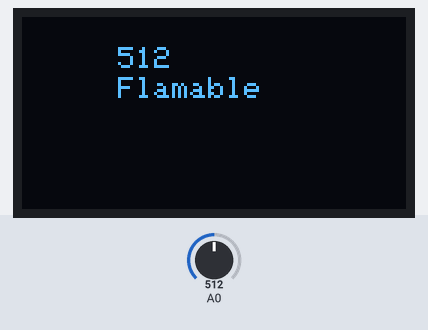
Simulated run of this sketch. Board: ESP8266 (Wemos D1 mini). Parts: 128×64 one-colour display. The test bench sets the inputs (shaded band); at power-on: A0 = 512. WiFi joins after 1.5 s; servers stay silent unless stated; the display library's start-up logo is not drawn; uploads are accepted with an empty reply; what the sketch prints to the serial monitor is not drawn.

Above: at 5.2 s.
5.3 s: A0 set to 440
At 6.8 s:
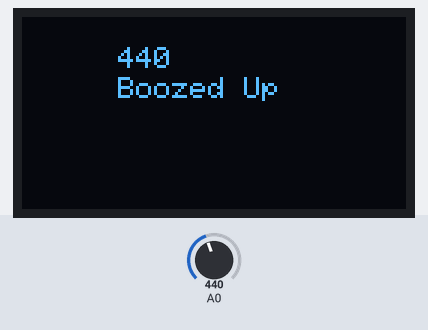
7.6 s: A0 set to 340
At 9.4 s:
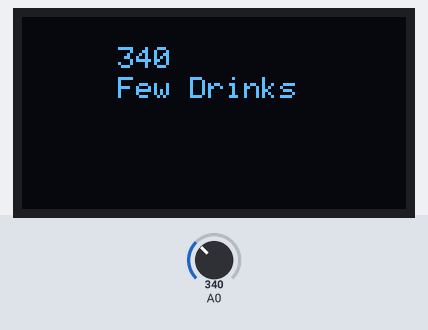
9.9 s: A0 set to 270
At 11.6 s:
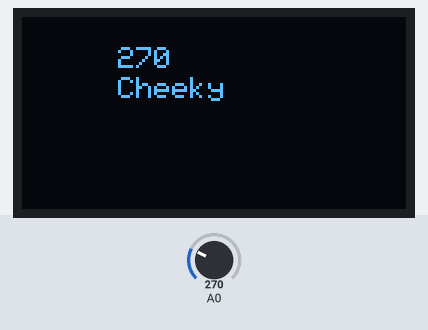
11.9 s: A0 set to 190
At 13.8 s:
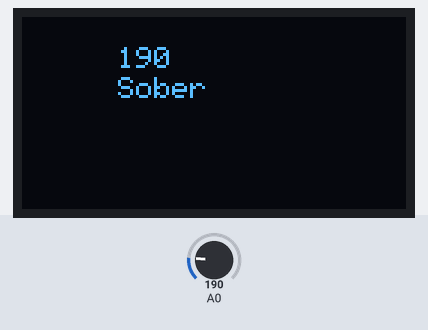
Timing chart, 0 to 15.0 s (numbered marks = the images above; inputs shaded):
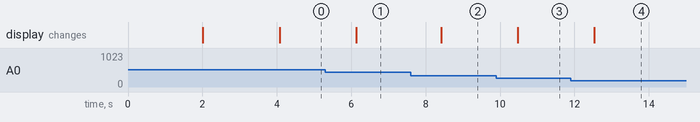

Measured:
- after the input at 5.3 s, the display: changes after 0.84 s (image 1)
- after the input at 7.6 s, the display: changes after 0.83 s (image 2)
- after the input at 9.9 s, the display: changes after 0.58 s (image 3)
- after the input at 11.9 s, the display: changes after 0.63 s (image 4)

The sketch:

breathalyser.ino
```cpp
// WEMOS Device
#include <ESP8266WiFi.h>

// OLED Device
#include <SPI.h>
#include <Wire.h>
#include <Adafruit_GFX.h>
#include <Adafruit_SSD1306.h>

#define OLED_RESET 0
Adafruit_SSD1306 display(OLED_RESET);

#define NUMFLAKES 10
#define XPOS 0
#define YPOS 1
#define DELTAY 2


#define LOGO16_GLCD_HEIGHT 16
#define LOGO16_GLCD_WIDTH  16
static const unsigned char PROGMEM logo16_glcd_bmp[] =
{ B00000000, B11000000,
  B00000001, B11000000,
  B00000001, B11000000,
  B00000011, B11100000,
  B11110011, B11100000,
  B11111110, B11111000,
  B01111110, B11111111,
  B00110011, B10011111,
  B00011111, B11111100,
  B00001101, B01110000,
  B00011011, B10100000,
  B00111111, B11100000,
  B00111111, B11110000,
  B01111100, B11110000,
  B01110000, B01110000,
  B00000000, B00110000 };

//#if (SSD1306_LCDHEIGHT != 64)
//#error ("Height incorrect, please fix Adafruit_SSD1306.h!");
//#endif


// WiFi
//-----
char wifi_ssid[] = "NETGEAR63";
char wifi_password[] = "chummyroad556";
const char* host = "192.168.100.4";
const int   port = 8080;
const int   watchdog = 5000;
unsigned long previousMillis = millis();

// Pin Outs
//---------
const int AOUTpin=0;//the AOUT pin of the alcohol sensor goes into analog pin A0 of the arduino
const int DOUTpin=8;//the DOUT pin of the alcohol sensor goes into digital pin D8 of the arduino

int barValue;
int stateIndex;
bool stateChanged;

// Drunk State
//------------
#define LEVEL0 0
#define LEVEL1 1
#define LEVEL2 2
#define LEVEL3 3
#define LEVEL4 4


void setup() {
  Serial.begin(115200);

  //WiFi
  //----
  WiFi.begin(wifi_ssid, wifi_password);
  delay(2000);
  while (WiFi.status() != WL_CONNECTED) {
    delay(500);
    Serial.print(".");
  }
  Serial.println();

  Serial.print("WiFi connected to "); Serial.println(wifi_ssid);
  Serial.print("IP address: "); Serial.print(WiFi.localIP());
  WiFi.printDiag(Serial);

  Serial.println();
  Serial.println("Setup complete");

  // Alchol Sensor
  //--------------
  //  pinMode(AOUTpin, INPUT);//sets the pin as an input to the arduino

  // OLED
  //-----
  // by default, we'll generate the high voltage from the 3.3v line internally! (neat!)
  display.begin(SSD1306_SWITCHCAPVCC, 0x3C);  // initialize with the I2C addr 0x3D (for the 128x64)
  // init done
  // Show image buffer on the display hardware.
  // Since the buffer is intialized with an Adafruit splashscreen
  // internally, this will display the splashscreen.
  display.display();
  delay(2000);

  // Clear the buffer.
  display.clearDisplay();

  stateIndex = -1;
  stateChanged = false;
}

void loop() {

  // Take an alcohol reading and display it
  //---------------------------------------

  barValue = analogRead(AOUTpin);//reads the analaog value from the alcohol sensor's AOUT pin

  if (barValue < 200) {
    stateChanged = stateIndex != LEVEL0;
    stateIndex = LEVEL0;
    showMessage("Sober", stateChanged);
  } else if (barValue >= 200 && barValue < 280) {
    stateChanged = stateIndex != LEVEL1;
    stateIndex = LEVEL1;
    showMessage("Cheeky", stateChanged);
  } else if (barValue >= 280 && barValue < 350) {
    stateChanged = stateIndex != LEVEL2;
    stateIndex = LEVEL2;
    showMessage("Few Drinks", stateChanged);
  } else if (barValue >= 350 && barValue < 450) {
    stateChanged = stateIndex != LEVEL3;
    stateIndex = LEVEL3;
    showMessage("Boozed Up", stateChanged);
  } else if(barValue > 450) {
    stateChanged = stateIndex != LEVEL4;
    stateIndex = LEVEL4;
    showMessage("Flamable", stateChanged);
  }

  stateChanged = false;

  delay(1000);
}

void showMessage(char msg[], bool stateChanged) {
//  Serial.println("[debug]: stateChanged - " + String(stateChanged));
  Serial.println(barValue);
  Serial.println(msg);

  // text display tests
  display.clearDisplay();
  display.setTextSize(1);
  display.setTextColor(WHITE);
  display.setCursor(32,10);
  display.println(barValue);
  display.setCursor(32,20);
  display.println(msg);
  display.display();

  if (stateChanged) {
    tweet(msg);
  }
}

void tweet(char msg[]) {
  unsigned long currentMillis = millis();

  if ( currentMillis - previousMillis > watchdog ) {
    previousMillis = currentMillis;
    WiFiClient client;

    if (!client.connect(host, port)) {
      Serial.println("connection failed");
      return;
    }
    String url = "/tweet?bal=" + String(barValue) + "&msg=" + msg;

    //This will send the request to the server
    client.print(String("GET ") + url + " HTTP/1.1\r\n" +
               "Host: " + host + "\r\n" +
               "Connection: close\r\n\r\n");
    unsigned long timeout = millis();
    while (client.available() == 0) {
      if (millis() - timeout > 5000) {
        Serial.println(">>> Client Timeout !");
        client.stop();
        return;
      }
    }

    // Read all the lines of the reply from server and print them to Serial
    while(client.available()) {
      String line = client.readStringUntil('\r');
      Serial.print(line);
    }
  }
}
```
